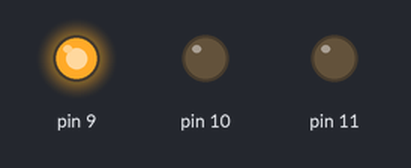
A sketch run on a simulated Arduino Uno, built with avr-gcc and run on an emulated ATmega328P. Parts: output pins drawn as LEDs (lit = HIGH).

Above: at 1.0 s.
At 3.0 s:
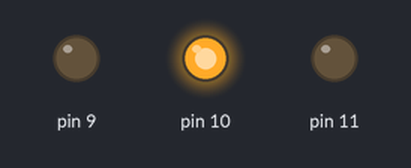
At 5.0 s:
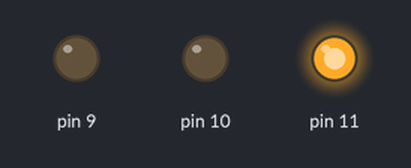
Timing chart, 0 to 7.8 s (numbered marks = the images above):
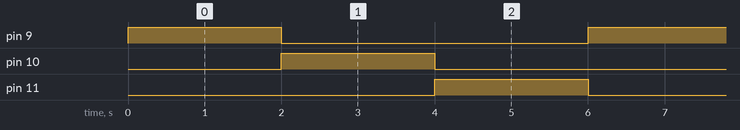

The sketch:

RGBLED1.ino
```cpp
void setup() {
  // put your setup code here, to run once:
  pinMode(9, OUTPUT);
  pinMode(10, OUTPUT);
  pinMode(11, OUTPUT);
}

void loop() {
  // put your main code here, to run repeatedly:
  analogWrite(9, 255);
  analogWrite(10, 0);
  analogWrite(11,0);
  delay(2000);

  analogWrite(9, 0);
  analogWrite(10, 255);
  analogWrite(11,0);
  delay(2000);

  analogWrite(9, 0);
  analogWrite(10, 0);
  analogWrite(11,255);
  delay(2000);
}
```

Measured:
- by itself, pin 9–11: alternates HIGH for 2.0 s and LOW for 4.0 s
- by itself, everything shown: repeats every 6.0 s, in 3 steps
